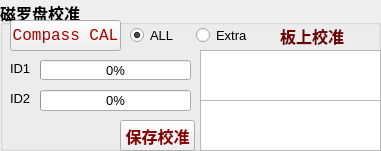
     <widget class="QGroupBox" name="groupBox_5">
      <property name="geometry">
       <rect>
        <x>610</x>
        <y>140</y>
        <width>381</width>
        <height>151</height>
       </rect>
      </property>
      <property name="font">
       <font>
        <pointsize>12</pointsize>
        <weight>75</weight>
        <bold>true</bold>
       </font>
      </property>
      <property name="title">
       <string>磁罗盘校准</string>
      </property>
      <widget class="QPlainTextEdit" name="compassId1OffPlainTextEdit">
       <property name="geometry">
        <rect>
         <x>200</x>
         <y>50</y>
         <width>181</width>
         <height>51</height>
        </rect>
       </property>
       <property name="font">
        <font>
         <family>微软雅黑</family>
         <pointsize>8</pointsize>
         <weight>50</weight>
         <bold>false</bold>
        </font>
       </property>
       <property name="styleSheet">
        <string notr="true">color: rgb(32, 110, 255)</string>
       </property>
      </widget>
      <widget class="QProgressBar" name="compassCalId2ProgressBar">
       <property name="geometry">
        <rect>
         <x>40</x>
         <y>90</y>
         <width>151</width>
         <height>21</height>
        </rect>
       </property>
       <property name="font">
        <font>
         <pointsize>10</pointsize>
         <weight>50</weight>
         <bold>false</bold>
        </font>
       </property>
       <property name="value">
        <number>0</number>
       </property>
      </widget>
      <widget class="QProgressBar" name="compassCalId1ProgressBar">
       <property name="geometry">
        <rect>
         <x>40</x>
         <y>60</y>
         <width>151</width>
         <height>20</height>
        </rect>
       </property>
       <property name="font">
        <font>
         <pointsize>10</pointsize>
         <weight>50</weight>
         <bold>false</bold>
        </font>
       </property>
       <property name="value">
        <number>0</number>
       </property>
      </widget>
      <widget class="QPushButton" name="compassCalButton">
       <property name="geometry">
        <rect>
         <x>10</x>
         <y>20</y>
         <width>111</width>
         <height>31</height>
        </rect>
       </property>
       <property name="font">
        <font>
         <family>Consolas</family>
         <pointsize>12</pointsize>
         <weight>50</weight>
         <bold>false</bold>
        </font>
       </property>
       <property name="styleSheet">
        <string notr="true">color: rgb(170, 0, 0)</string>
       </property>
       <property name="text">
        <string>Compass CAL</string>
       </property>
      </widget>
      <widget class="QWidget" name="horizontalLayoutWidget_8">
       <property name="geometry">
        <rect>
         <x>130</x>
         <y>20</y>
         <width>125</width>
         <height>31</height>
        </rect>
       </property>
       <layout class="QHBoxLayout" name="horizontalLayout_4">
        <item>
         <widget class="QRadioButton" name="compassAllRadioButton">
          <property name="font">
           <font>
            <pointsize>10</pointsize>
            <weight>50</weight>
            <bold>false</bold>
           </font>
          </property>
          <property name="text">
           <string>ALL</string>
          </property>
          <property name="checked">
           <bool>true</bool>
          </property>
         </widget>
        </item>
        <item>
         <widget class="QRadioButton" name="compassExtraRadioButton">
          <property name="font">
           <font>
            <pointsize>10</pointsize>
            <weight>50</weight>
            <bold>false</bold>
           </font>
          </property>
          <property name="text">
           <string>Extra</string>
          </property>
         </widget>
        </item>
       </layout>
      </widget>
      <widget class="QLabel" name="label_11">
       <property name="geometry">
        <rect>
         <x>10</x>
         <y>60</y>
         <width>21</width>
         <height>16</height>
        </rect>
       </property>
       <property name="font">
        <font>
         <pointsize>10</pointsize>
         <weight>50</weight>
         <bold>false</bold>
        </font>
       </property>
       <property name="text">
        <string>ID1</string>
       </property>
      </widget>
      <widget class="QLabel" name="label_12">
       <property name="geometry">
        <rect>
         <x>10</x>
         <y>90</y>
         <width>21</width>
         <height>16</height>
        </rect>
       </property>
       <property name="font">
        <font>
         <pointsize>10</pointsize>
         <weight>50</weight>
         <bold>false</bold>
        </font>
       </property>
       <property name="text">
        <string>ID2</string>
       </property>
      </widget>
      <widget class="QLabel" name="label_10">
       <property name="geometry">
        <rect>
         <x>280</x>
         <y>20</y>
         <width>71</width>
         <height>31</height>
        </rect>
       </property>
       <property name="font">
        <font>
         <pointsize>12</pointsize>
         <weight>75</weight>
         <bold>true</bold>
        </font>
       </property>
       <property name="styleSheet">
        <string notr="true">color: rgb(113, 0, 0)</string>
       </property>
       <property name="text">
        <string>板上校准</string>
       </property>
      </widget>
      <widget class="QPlainTextEdit" name="compassId2OffPlainTextEdit">
       <property name="geometry">
        <rect>
         <x>200</x>
         <y>100</y>
         <width>181</width>
         <height>51</height>
        </rect>
       </property>
       <property name="font">
        <font>
         <family>微软雅黑</family>
         <pointsize>8</pointsize>
         <weight>50</weight>
         <bold>false</bold>
        </font>
       </property>
       <property name="styleSheet">
        <string notr="true">color: rgb(32, 110, 255)</string>
       </property>
      </widget>
      <widget class="QPushButton" name="saveCompassCalPushButton">
       <property name="geometry">
        <rect>
         <x>120</x>
         <y>120</y>
         <width>75</width>
         <height>31</height>
        </rect>
       </property>
       <property name="styleSheet">
        <string notr="true">color: rgb(139, 0, 0)</string>
       </property>
       <property name="text">
        <string>保存校准</string>
       </property>
      </widget>
     </widget>
